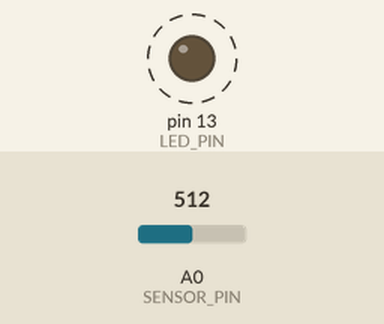
This sketch was run on a simulated Arduino Uno, built with avr-gcc and run on an emulated ATmega328P. Parts: output pins drawn as LEDs (lit = HIGH). Dashed ring = blinking. The inputs (shaded band) are chosen by the test bench; at power-on: A0 (SENSOR_PIN) = 512. What the sketch prints to the serial monitor is not drawn.

Above: at 0.12 s.
Timing chart, 0 to 3.0 s (numbered marks = the images above):
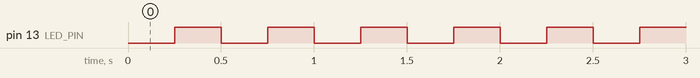

The sketch:

multitask.ino
```cpp
// multitask.ino - three jobs at three different rates in one loop, and none of them ever waits
const int LED_PIN = 13;
const int SENSOR_PIN = A0;
const unsigned long BLINK_MS = 250;    // job 1: change the LED every 250 ms (2 blinks a second)
const unsigned long SENSOR_MS = 100;   // job 2: read the sensor every 100 ms
const unsigned long REPORT_MS = 1000;  // job 3: report once a second

unsigned long lastBlink = 0;
unsigned long lastSensor = 0;
unsigned long lastReport = 0;
bool ledOn = false;
long sensorSum = 0;                    // readings added up since the last report
int sensorCount = 0;
long passes = 0;                       // passes of loop() since the last report

void setup() {
  Serial.begin(115200);
  pinMode(LED_PIN, OUTPUT);
}

void loop() {
  passes++;
  if (millis() - lastBlink >= BLINK_MS) {          // job 1
    lastBlink += BLINK_MS;
    ledOn = !ledOn;
    digitalWrite(LED_PIN, ledOn);
  }
  if (millis() - lastSensor >= SENSOR_MS) {        // job 2
    lastSensor += SENSOR_MS;
    sensorSum += analogRead(SENSOR_PIN);
    sensorCount++;
  }
  if (millis() - lastReport >= REPORT_MS) {        // job 3
    lastReport += REPORT_MS;
    Serial.print(millis() / 1000);
    Serial.print(" s: ");
    Serial.print(sensorCount);
    Serial.print(" readings, average ");
    Serial.print(sensorSum / sensorCount);
    Serial.print(", loop ran ");
    Serial.print(passes);
    Serial.println(" times");
    sensorSum = 0;
    sensorCount = 0;
    passes = 0;
  }
}
```

Measured:
- by itself, pin 13 (LED_PIN): alternates HIGH for 0.25 s and LOW for 0.25 s
